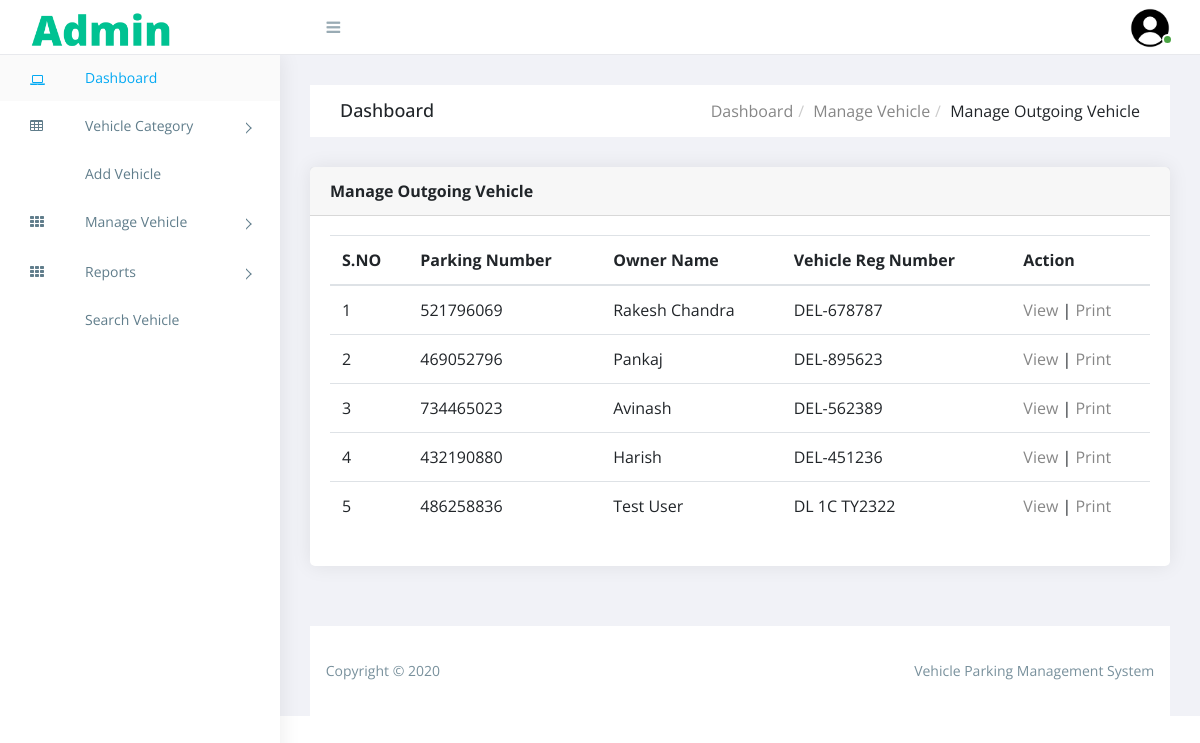
Page /PHP/manage-outgoingvehicle.php (signed in) on the committed database.
### tables this page shows
CREATE TABLE `tblvehicle` (
  `ID` int(10) NOT NULL,
  `ParkingNumber` varchar(120) DEFAULT NULL,
  `VehicleCategory` varchar(120) NOT NULL,
  `VehicleCompanyname` varchar(120) DEFAULT NULL,
  `RegistrationNumber` varchar(120) DEFAULT NULL,
  `OwnerName` varchar(120) DEFAULT NULL,
  `OwnerContactNumber` bigint(10) DEFAULT NULL,
  `InTime` timestamp NULL DEFAULT current_timestamp(),
  `OutTime` timestamp NULL DEFAULT NULL ON UPDATE current_timestamp(),
  `ParkingCharge` varchar(120) NOT NULL,
  `Remark` mediumtext NOT NULL,
  `Status` varchar(5) NOT NULL
);

### PHP/manage-outgoingvehicle.php (the view, shortened to what this page needs)
<?php
include('includes/dbconnection.php');
if (strlen($_SESSION['vpmsaid']==0)) {
  header('location:logout.php');
  } else{
  ?>
<!doctype html>
<html class="no-js" lang="">
<head>
    <link rel="stylesheet" href="https://cdn.jsdelivr.net/npm/normalize.css@8.0.0/normalize.min.css">
    <link rel="stylesheet" href="https://cdn.jsdelivr.net/npm/bootstrap@4.1.3/dist/css/bootstrap.min.css">
    <link rel="stylesheet" href="https://cdn.jsdelivr.net/npm/font-awesome@4.7.0/css/font-awesome.min.css">
    <link rel="stylesheet" href="https://cdn.jsdelivr.net/gh/lykmapipo/themify-icons@0.1.2/css/themify-icons.css">
    <link rel="stylesheet" href="https://cdn.jsdelivr.net/npm/pixeden-stroke-7-icon@1.2.3/pe-icon-7-stroke/dist/pe-icon-7-stroke.min.css">
    <link rel="stylesheet" href="https://cdnjs.cloudflare.com/ajax/libs/flag-icon-css/3.2.0/css/flag-icon.min.css">
    <link rel="stylesheet" href="assets/css/cs-skin-elastic.css">
    <link rel="stylesheet" href="assets/css/style.css">
</head>
<body>
  <?php include_once('includes/sidebar.php');?>
     <?php include_once('includes/header.php');?>
        <div class="breadcrumbs">
            <div class="breadcrumbs-inner">
                <div class="row m-0">
                    <div class="col-sm-4">
                        <div class="page-header float-left">
                            <div class="page-title">
                                <h1>Dashboard</h1>
                            </div>
                        </div>
                    </div>
                    <div class="col-sm-8">
                        <div class="page-header float-right">
                            <div class="page-title">
                                <ol class="breadcrumb text-right">
                                    <li><a href="dashboard.php">Dashboard</a></li>
                                    <li><a href="manage-outgoingvehicle.php">Manage Vehicle</a></li>
                                    <li class="active">Manage Outgoing Vehicle</li>
                                </ol>
                            </div>
                        </div>
                    </div>
                </div>
            </div>
        </div>
        <div class="content">
            <div class="animated fadeIn">
                <div class="row">
                <div class="col-lg-12">
                    <div class="card">
                        <div class="card-header">
                            <strong class="card-title">Manage Outgoing Vehicle</strong>
                        </div>
                        <div class="card-body">
                             <table class="table">
                <thead>
                                        <tr>
                                            <tr>
                  <th>S.NO</th>
                    <th>Parking Number</th>
                    <th>Owner Name</th>
                    <th>Vehicle Reg Number</th>
                          <th>Action</th>
                </tr>
                                        </tr>
                                        </thead>
               <?php
$ret=mysqli_query($con,"select *from   tblvehicle where Status='Out'");
$cnt=1;
while ($row=mysqli_fetch_array($ret)) {
?>
                <tr>
                  <td><?php echo $cnt;?></td>
                  <td><?php  echo $row['ParkingNumber'];?></td>
                  <td><?php  echo $row['OwnerName'];?></td>
                  <td><?php  echo $row['RegistrationNumber'];?></td>
                  <td><a href="view-outgoingvehicle-detail.php?viewid=<?php echo $row['ID'];?>">View</a> |
<a href="print.php?vid=<?php echo $row['ID'];?>" style="cursor:pointer" target="_blank">Print</a>
                  </td>
                </tr>
                <?php
$cnt=$cnt+1;
}?>
              </table>
                    </div>
                </div>
            </div>
        </div>
    </div>
</div>
<?php include_once('includes/footer.php');?>
</div>
</body>
</html>
<?php }  ?>

### includes/sidebar.php (shortened to what this page needs)
 <aside id="left-panel" class="left-panel">
        <nav class="navbar navbar-expand-sm navbar-default">
            <div id="main-menu" class="main-menu collapse navbar-collapse">
                <ul class="nav navbar-nav">
                    <li class="active">
                        <a href="dashboard.php"><i class="menu-icon fa fa-laptop"></i>Dashboard </a>
                    </li>
                    <li class="menu-item-has-children dropdown">
                        <a href="#" class="dropdown-toggle" data-toggle="dropdown" aria-haspopup="true" aria-expanded="false"> <i class="menu-icon fa fa-table"></i>Vehicle Category</a>
                    </li>
                    <li>
                        <a href="add-vehicle.php"> <i class="menu-icon ti-email"></i>Add Vehicle </a>
                    </li>
                    <li class="menu-item-has-children dropdown">
                        <a href="#" class="dropdown-toggle" data-toggle="dropdown" aria-haspopup="true" aria-expanded="false"> <i class="menu-icon fa fa-th"></i>Manage Vehicle</a>
                    </li>
                    <li class="menu-item-has-children dropdown">
                        <a href="#" class="dropdown-toggle" data-toggle="dropdown" aria-haspopup="true" aria-expanded="false"> <i class="menu-icon fa fa-th"></i>Reports</a>
                    </li>
<li>
                        <a href="search-vehicle.php"> <i class="menu-icon ti-email"></i>Search Vehicle </a>
                    </li>
                </ul>
            </div>
        </nav>
    </aside>

### includes/header.php (shortened to what this page needs)
<div id="right-panel" class="right-panel">
<header id="header" class="header">
            <div class="top-left">
                <div class="navbar-header">
                    <a class="navbar-brand" href="dashboard.php"><img src="images/logo1.png" alt="Logo"></a>
                    <a id="menuToggle" class="menutoggle"><i class="fa fa-bars"></i></a>
                </div>
            </div>
            <div class="top-right">
                <div class="header-menu">
                    <div class="user-area dropdown float-right">
                        <a href="#" class="dropdown-toggle active" data-toggle="dropdown" aria-haspopup="true" aria-expanded="false">
                            <img class="user-avatar rounded-circle" src="images/images.png" alt="User Avatar">
                        </a>
                    </div>
                </div>
            </div>
        </header>

### includes/footer.php
<footer class="site-footer">
          <div class="footer-inner bg-white">
              <div class="row">
                  <div class="col-sm-6">
                      Copyright &copy; 2020
                  </div>
                  <div class="col-sm-6 text-right">
                      Vehicle Parking Management System
                  </div>
              </div>
          </div>
      </footer>

### rows in the picture
tblvehicle: ParkingNumber "521796069", OwnerName "Rakesh Chandra", RegistrationNumber "DEL-678787"
tblvehicle: ParkingNumber "469052796", OwnerName "Pankaj", RegistrationNumber "DEL-895623"
tblvehicle: ParkingNumber "734465023", OwnerName "Avinash", RegistrationNumber "DEL-562389"
tblvehicle: ParkingNumber "432190880", OwnerName "Harish", RegistrationNumber "DEL-451236"
tblvehicle: ParkingNumber "486258836", OwnerName "Test User", RegistrationNumber "DL 1C TY2322"
